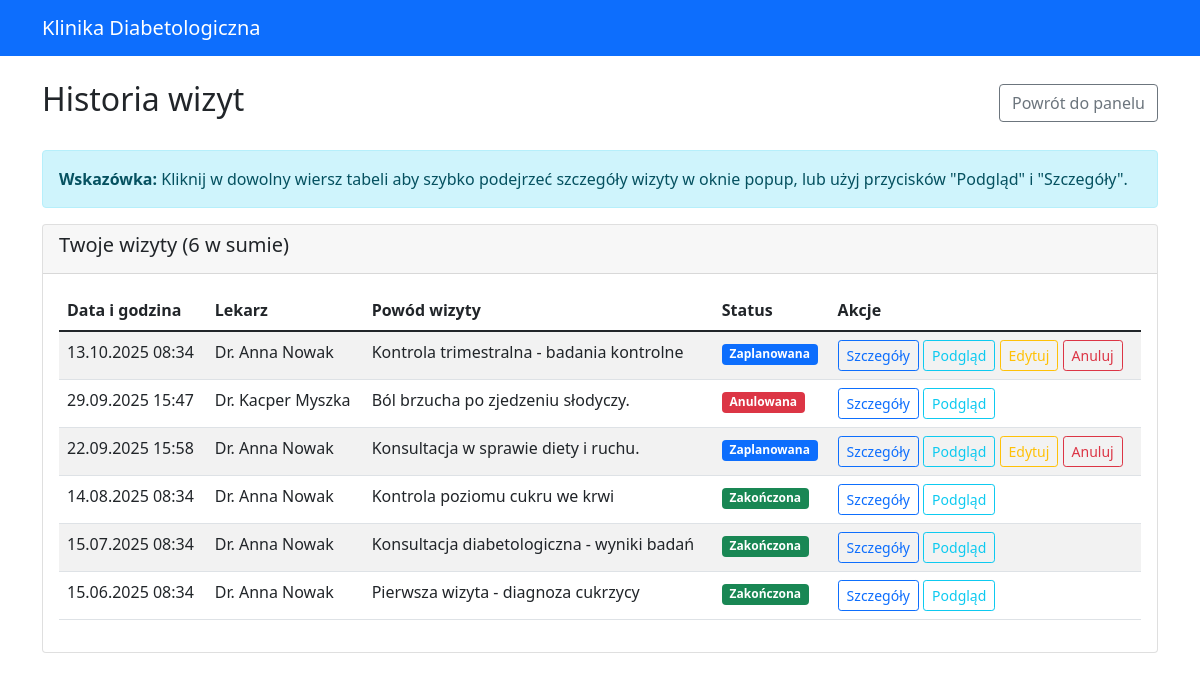
Page /appointments/history/ (signed in) on the earlier database version.
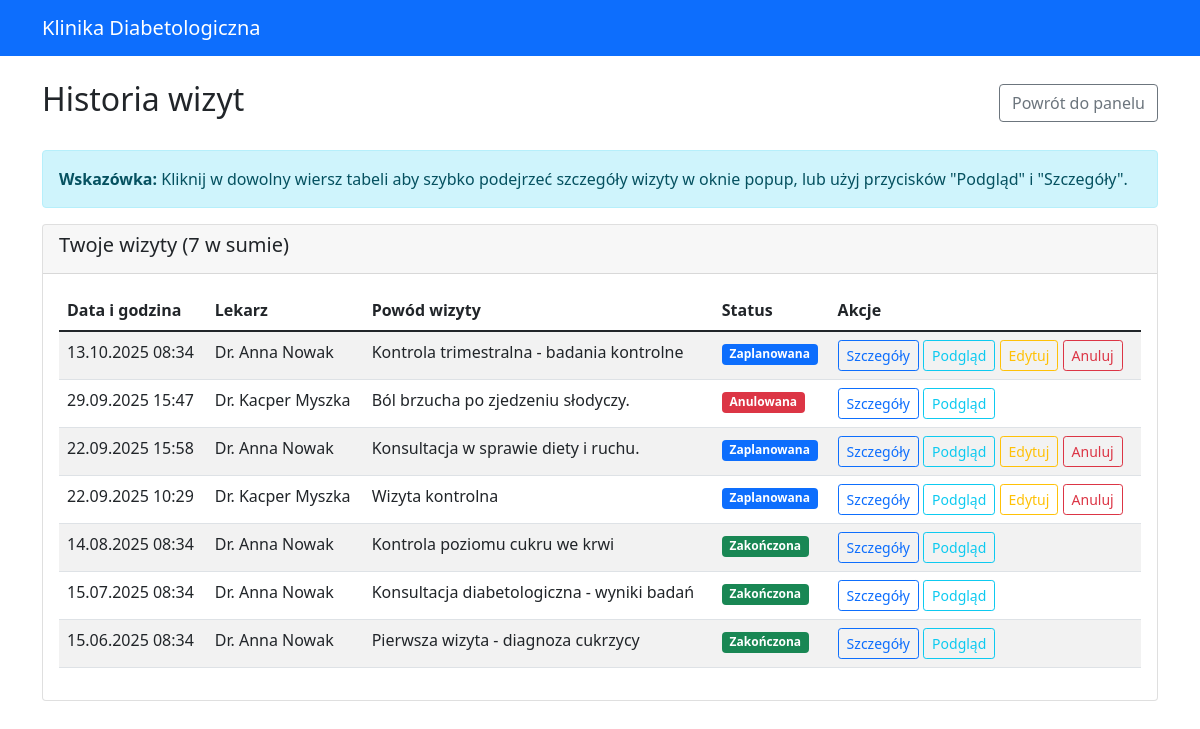
Same page on the later database version.
### appointments/models.py (models this page shows, shortened)
class Appointment(models.Model):
    STATUS_CHOICES = [
        ('scheduled', 'Zaplanowana'),
        ('completed', 'Zakończona'),
        ('cancelled', 'Anulowana'),
        ('no_show', 'Niestawiennictwo'),
    ]
    patient = models.ForeignKey(Patient, on_delete=models.CASCADE, related_name='appointments')
    doctor = models.ForeignKey(Doctor, on_delete=models.CASCADE, related_name='appointments')
    appointment_date = models.DateTimeField()
    status = models.CharField(max_length=15, choices=STATUS_CHOICES, default='scheduled')
    reason = models.CharField(max_length=200, help_text="Powód wizyty")
    notes = models.TextField(blank=True, help_text="Notatki z wizyty")
    duration_minutes = models.PositiveIntegerField(default=30)
    created_at = models.DateTimeField(auto_now_add=True)
    updated_at = models.DateTimeField(auto_now=True)
    class Meta:
        ordering = ['-appointment_date']
        verbose_name = "Wizyta"
        verbose_name_plural = "Wizyty"

### doctors/models.py (models this page shows, shortened)
class Doctor(models.Model):
    user = models.OneToOneField(settings.AUTH_USER_MODEL, on_delete=models.CASCADE, related_name='doctor_profile')
    license_number = models.CharField(max_length=20, unique=True)
    specialization = models.CharField(
        max_length=50,
        choices=[
            ('endocrinologist', 'Endokrynolog'),
            ('diabetologist', 'Diabetolog'),
            ('internal_medicine', 'Internista'),
            ('family_medicine', 'Lekarz rodzinny'),
        ]
    )
    years_of_experience = models.PositiveIntegerField()
    office_address = models.TextField()
    consultation_fee = models.DecimalField(max_digits=6, decimal_places=2)
    working_hours_start = models.TimeField()
    working_hours_end = models.TimeField()
    working_days = models.CharField(
        max_length=20,
        choices=[
            ('mon-fri', 'Poniedziałek-Piątek'),
            ('mon-sat', 'Poniedziałek-Sobota'),
            ('tue-thu', 'Wtorek-Czwartek'),
        ],
        default='mon-fri'
    )
    education = models.TextField()
    certifications = models.TextField(blank=True)
    bio = models.TextField(blank=True)
    is_accepting_patients = models.BooleanField(default=True)
    created_at = models.DateTimeField(auto_now_add=True)
    updated_at = models.DateTimeField(auto_now=True)
    class Meta:
        verbose_name = "Lekarz"
        verbose_name_plural = "Lekarze"

### authentication/models.py (models this page shows, shortened)
class User(AbstractUser):
    USER_TYPE_CHOICES = (
        ('patient', 'Pacjent'),
        ('doctor', 'Lekarz'),
    )
    user_type = models.CharField(
        max_length=10,
        choices=USER_TYPE_CHOICES,
        default='patient'
    )
    phone_number = models.CharField(max_length=15, blank=True)
    def is_patient(self):
        return self.user_type == 'patient'

### appointments/views.py (the view)
# urls.py: path('history/', views.patient_appointment_history, name='patient_history'),
@login_required
def patient_appointment_history(request):
    if not request.user.is_patient():
        return redirect('authentication:login')
    patient = request.user.patient_profile
    appointments = Appointment.objects.filter(patient=patient).order_by('-appointment_date')
    paginator = Paginator(appointments, 10)
    page_number = request.GET.get('page')
    page_obj = paginator.get_page(page_number)
    context = {
        'appointments': page_obj,
        'patient': patient,
        'now': timezone.now(),
    }
    return render(request, 'appointments/patient_history.html', context)

### appointments/templates/appointments/patient_history.html (shortened to what the changed rows need)
{% extends 'authentication/base.html' %}
{% block content %}
<div class="row">
    <div class="col-md-12">
        <div class="d-flex justify-content-between align-items-center mb-4">
            <h2>Historia wizyt</h2>
        </div>
        {% if appointments %}
            <div class="alert alert-info mb-3">
                <strong>Wskazówka:</strong> Kliknij w dowolny wiersz tabeli aby szybko podejrzeć szczegóły wizyty w oknie popup, lub użyj przycisków "Podgląd" i "Szczegóły".
            </div>
            <div class="card">
                <div class="card-header">
                    <h5>Twoje wizyty ({{ appointments.paginator.count }} w sumie)</h5>
                </div>
                <div class="card-body">
                    <div class="table-responsive">
                        <table class="table table-striped">
                            <thead>
                                <tr>
                                    <th>Data i godzina</th>
                                    <th>Lekarz</th>
                                    <th>Powód wizyty</th>
                                    <th>Status</th>
                                    <th>Akcje</th>
                                </tr>
                            </thead>
                            <tbody>
                                {% for appointment in appointments %}
                                <tr class="appointment-row" style="cursor: pointer;"
                                    onclick="showAppointmentModal({{ appointment.id }}, '{{ appointment.appointment_date|date:"d.m.Y H:i" }}', 'Dr. {{ appointment.doctor.user.first_name }} {{ appointment.doctor.user.last_name }}', '{{ appointment.reason }}', '{{ appointment.get_status_display }}', '{{ appointment.status }}')">
                                    <td>{{ appointment.appointment_date|date:"d.m.Y H:i" }}</td>
                                    <td>Dr. {{ appointment.doctor.user.first_name }} {{ appointment.doctor.user.last_name }}</td>
                                    <td>{{ appointment.reason }}</td>
                                    <td>
                                        {% if appointment.status == 'scheduled' %}
                                            <span class="badge bg-primary">{{ appointment.get_status_display }}</span>
                                        {% elif appointment.status == 'completed' %}
                                            <span class="badge bg-success">{{ appointment.get_status_display }}</span>
                                        {% elif appointment.status == 'cancelled' %}
                                            <span class="badge bg-danger">{{ appointment.get_status_display }}</span>
                                        {% else %}
                                            <span class="badge bg-warning">{{ appointment.get_status_display }}</span>
                                        {% endif %}
                                    </td>
                                    <td>
                                        <a href="{% url 'appointments:detail' appointment.id %}" class="btn btn-sm btn-outline-primary" onclick="event.stopPropagation();">Szczegóły</a>
                                        <button class="btn btn-sm btn-outline-info" onclick="event.stopPropagation(); showAppointmentModal({{ appointment.id }}, '{{ appointment.appointment_date|date:"d.m.Y H:i" }}', 'Dr. {{ appointment.doctor.user.first_name }} {{ appointment.doctor.user.last_name }}', '{{ appointment.reason }}', '{{ appointment.get_status_display }}', '{{ appointment.status }}')">Podgląd</button>
                                        {% if appointment.status == 'scheduled' and appointment.appointment_date > now %}
                                            <a href="{% url 'appointments:edit_appointment' appointment.id %}" class="btn btn-sm btn-outline-warning" onclick="event.stopPropagation();">
                                                 Edytuj
                                            </a>
                                            <a href="{% url 'appointments:cancel_appointment' appointment.id %}" class="btn btn-sm btn-outline-danger" onclick="event.stopPropagation();">
                                                 Anuluj
                                            </a>
                                        {% endif %}
                                    </td>
                                </tr>
                                {% endfor %}
                            </tbody>
                        </table>
                    </div>
                </div>
            </div>
        {% else %}
            <div class="alert alert-info">
                <h4>Brak wizyt</h4>
                <p>Nie masz jeszcze żadnych wizyt w systemie.</p>
                <a href="#" class="btn btn-primary">Umów pierwszą wizytę</a>
            </div>
        {% endif %}
    </div>
</div>
{% endblock %}

Differences in the rows shown:
added Appointment: appointment_date "22.09.2025 10:29", doctor.user.first_name "Kacper", doctor.user.last_name "Myszka", reason "Wizyta kontrolna", status "Zaplanowana", shows "Edytuj"
Other differences:
{{ appointments.paginator.count }}: "6" → "7"
